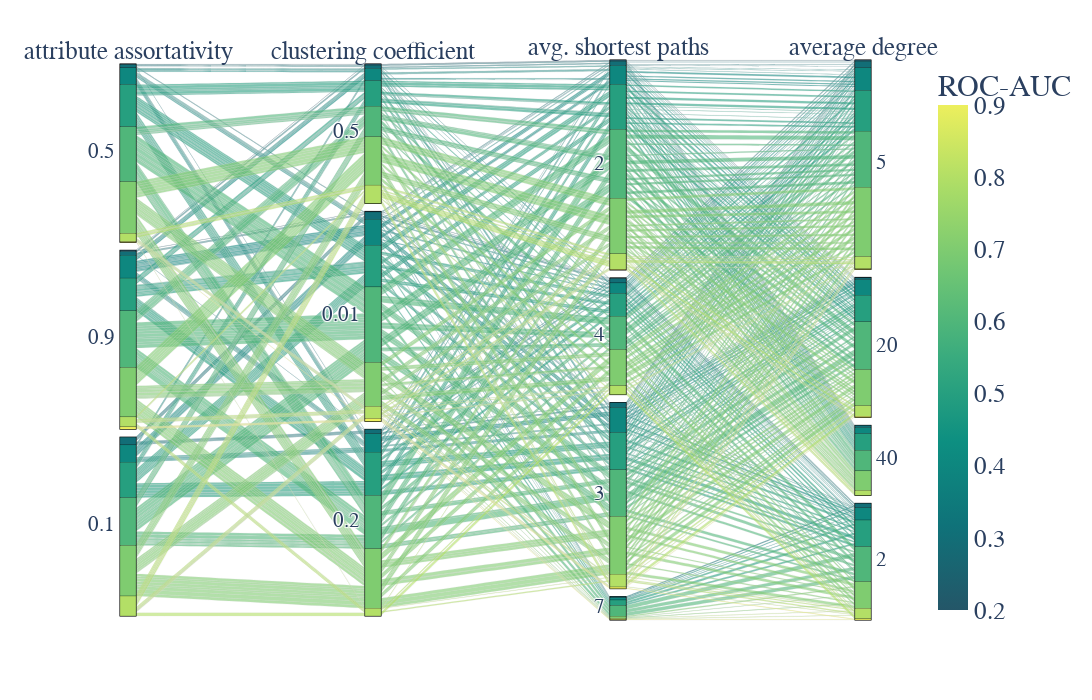

The notebook cell this image was saved under:
### Code cell
#font = {'family' : 'arial',
  #      'weight' : 'normal',
 #       'size'   : 16}

#matplotlib.rc('font', **font)
import plotly.express as px
fig = px.parallel_categories(df_GAT,dimensions=['fa', 'cl','asp','ad'], color="acc lp",labels={'acc lp':'ROC-AUC','fa':'attribute assortativity','cl':'clustering coefficient', 'asp':'avg. shortest paths', 'ad':'average degree'},color_continuous_scale="aggrnyl", width=1300,height=700)
fig.update_layout(
    font={'size' : 25, 'family':'arial'}
)


# Customize the colorbar label
fig.update_layout(
    coloraxis_colorbar=dict(
        title='ROC-AUC',
        title_font=dict(size=30, family='Arial')
    )
)

fig.show()
#fig.write_image('parallel_plot.png')

### Figure 1 — Plotly figure (JSON) as saved in the notebook; plotly's stock layout.template omitted (floating-point values rounded to 4 significant figures; data arrays with more than 128 entries replaced by an {"elided": "..."} marker saying what was removed)
{"data": [{"dimensions": [{"label": "attribute assortativity", "values": {"elided": "965 float values"}}, {"label": "clustering coefficient", "values": {"elided": "965 float values"}}, {"label": "avg. shortest paths", "values": {"elided": "965 int values"}}, {"label": "average degree", "values": {"elided": "965 int values"}}], "domain": {"x": [0.0, 1.0], "y": [0.0, 1.0]}, "line": {"color": {"elided": "965 float values"}, "coloraxis": "coloraxis"}, "name": "", "type": "parcats"}], "layout": {"coloraxis": {"colorbar": {"title": {"text": "ROC-AUC", "font": {"size": 30, "family": "Arial"}}}, "colorscale": [[0.0, "rgb(36, 86, 104)"], [0.1667, "rgb(15, 114, 121)"], [0.3333, "rgb(13, 143, 129)"], [0.5, "rgb(57, 171, 126)"], [0.6667, "rgb(110, 197, 116)"], [0.8333, "rgb(169, 220, 103)"], [1.0, "rgb(237, 239, 93)"]]}, "legend": {"tracegroupgap": 0}, "margin": {"t": 60}, "height": 700, "width": 1300, "font": {"size": 25, "family": "arial"}}}
